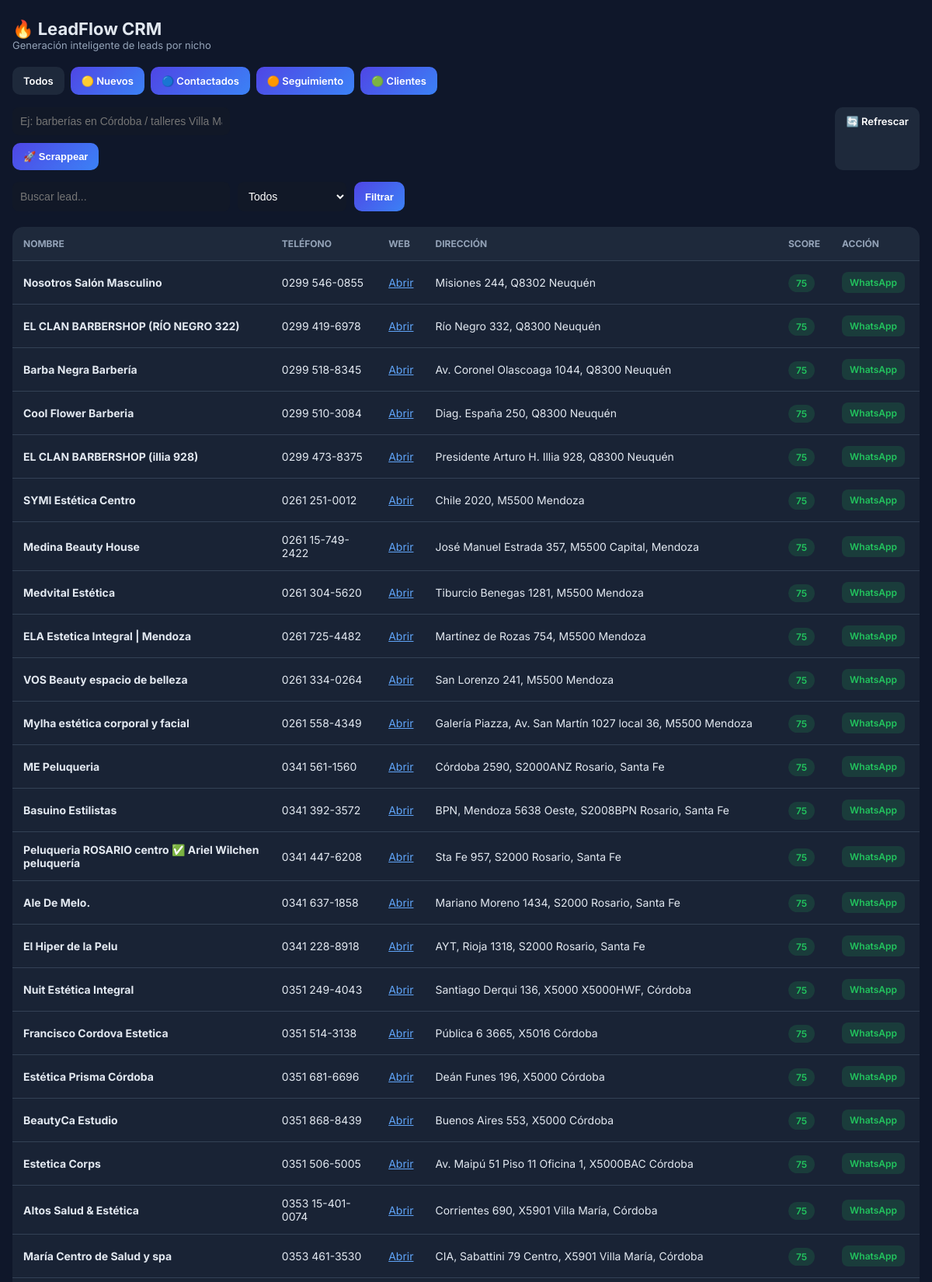
The page /leads/panel (upper part) on the database its author committed.
### tables this page shows
CREATE TABLE leads (
        id INTEGER PRIMARY KEY AUTOINCREMENT,
        nombre TEXT,
        empresa TEXT,
        telefono TEXT,
        email TEXT,
        web TEXT,
        direccion TEXT,
        score INTEGER DEFAULT 0,
        contacted INTEGER DEFAULT 0,
        last_contact TEXT,
        status TEXT DEFAULT 'new'
    );

### app/routes.py (the view)
@leads_bp.route("/panel", methods=["GET"])
def panel():
    status = request.args.get("status")
    search = request.args.get("search", "").lower()
    min_score = request.args.get("min_score")
    if status:
        leads = get_leads_by_status(status)
    else:
        leads = get_all_leads()
    if search:
        leads = [l for l in leads if search in (l["nombre"] or "").lower()]
    if min_score:
        leads = [l for l in leads if l["score"] >= int(min_score)]
    return render_template("panel.html", leads=leads)

### app/database.py (called while the page is built)
def get_connection():
    conn = sqlite3.connect(DB_NAME)
    conn.row_factory = sqlite3.Row
    return conn

### app/services/lead_service.py (called while the page is built)
def get_all_leads():
    conn = get_connection()
    cursor = conn.cursor()
    cursor.execute("""
        SELECT * FROM leads
        ORDER BY score DESC, id DESC
    """)
    rows = cursor.fetchall()
    conn.close()
    return [dict(row) for row in rows]

### app/templates/panel.html (shortened to what this page needs)
<!DOCTYPE html>
<html lang="es">
<head>
</head>
<body>
<div class="container">
    <div class="header">
        <div>
            <div class="title">🔥 LeadFlow CRM</div>
            <div class="subtitle">Generación inteligente de leads por nicho</div>
        </div>
    </div>
    <div class="pipeline">
        <a href="/leads/panel"><span class="btn btn-secondary">Todos</span></a>
        <a href="/leads/panel?status=new"><span class="btn">🟡 Nuevos</span></a>
        <a href="/leads/panel?status=contacted"><span class="btn">🔵 Contactados</span></a>
        <a href="/leads/panel?status=follow_up"><span class="btn">🟠 Seguimiento</span></a>
        <a href="/leads/panel?status=client"><span class="btn">🟢 Clientes</span></a>
    </div>
    <div class="topbar">
        <form action="/leads/scrape-ui" method="post" class="left">
            <input
                type="text"
                name="query"
                placeholder="Ej: barberías en Córdoba / talleres Villa María"
                required
            >
            <button class="btn">🚀 Scrappear</button>
        </form>
        <a href="/leads/panel" class="btn btn-secondary">🔄 Refrescar</a>
    </div>
    <form method="GET" action="/leads/panel" style="margin-bottom:20px; display:flex; gap:10px; flex-wrap:wrap;">
        <input type="text" name="search" placeholder="Buscar lead...">
        <select name="min_score">
            <option value="">Todos</option>
        </select>
        <button class="btn" type="submit">Filtrar</button>
    </form>
    <div class="table-wrapper">
        <table class="table">
            <thead>
                <tr>
                    <th>Nombre</th>
                    <th>Teléfono</th>
                    <th>Web</th>
                    <th>Dirección</th>
                    <th>Score</th>
                    <th>Acción</th>
                </tr>
            </thead>
            <tbody>
            {% for lead in leads %}
            <tr>
                <td><strong>{{ lead.nombre }}</strong></td>
                <td>{{ lead.telefono }}</td>
                <td>
                    {% if lead.web %}
                        <a href="{{ lead.web }}" target="_blank">Abrir</a>
                    {% else %}
                        —
                    {% endif %}
                </td>
                <td>{{ lead.direccion }}</td>
                <td>
                    {% if lead.score >= 70 %}
                        <span class="badge high">{{ lead.score }}</span>
                    {% elif lead.score >= 40 %}
                        <span class="badge mid">{{ lead.score }}</span>
                    {% else %}
                        <span class="badge low">{{ lead.score }}</span>
                    {% endif %}
                </td>
                <td>
                    {% if lead.telefono %}
                        <a class="action-btn wa"
                           href="https://wa.me/54{{ lead.telefono | replace(' ', '') | replace('-', '') }}"
                           target="_blank">
                           WhatsApp
                        </a>
                    {% endif %}
                </td>
            </tr>
            {% endfor %}
            </tbody>
        </table>
    </div>
</div>
</body>
</html>

### app/templates/panel.html (style rules this page uses)
* { box-sizing: border-box; }
body { margin: 0; font-family: 'Inter', sans-serif; background: #0f172a; color: #e2e8f0; }
.container { max-width: 1200px; margin: auto; padding: 24px 16px; }
.header { display: flex; justify-content: space-between; align-items: flex-start; gap: 10px; margin-bottom: 20px; flex-wrap: wrap; }
.title { font-size: 22px; font-weight: 700; }
.subtitle { font-size: 13px; color: #94a3b8; }
.btn { background: linear-gradient(135deg, #4f46e5, #3b82f6); border: none; padding: 10px 14px; color: white; border-radius: 10px; cursor: pointer; font-weight: 600; text-decoration: none; display: inline-block; font-size: 13px; }
.btn-secondary { background: #1e293b; }
.pipeline { display: flex; gap: 8px; margin-bottom: 16px; flex-wrap: wrap; }
.topbar { display: flex; justify-content: space-between; margin-bottom: 15px; gap: 10px; flex-wrap: wrap; }
.left { display: flex; gap: 10px; align-items: center; flex-wrap: wrap; }
input, select { padding: 10px; border-radius: 8px; border: none; background: #111827; color: white; outline: none; font-size: 14px; }
input { width: 100%; max-width: 280px; }
select { width: 140px; }
.table-wrapper { width: 100%; overflow-x: auto; border-radius: 14px; }
.table { width: 100%; min-width: 800px; border-collapse: collapse; background: rgba(30, 41, 59, 0.7); border-radius: 14px; overflow: hidden; }
thead { background: #1e293b; }
th { text-align: left; padding: 14px; font-size: 12px; color: #94a3b8; text-transform: uppercase; }
td { padding: 14px; border-top: 1px solid #334155; font-size: 14px; }
a { color: #60a5fa; }
.badge { padding: 4px 10px; border-radius: 999px; font-size: 12px; font-weight: 600; }
.high { background: rgba(34, 197, 94, 0.15); color: #22c55e; }
.action-btn { padding: 6px 10px; border-radius: 8px; font-size: 12px; font-weight: 600; margin-right: 5px; text-decoration: none; display: inline-block; }
.wa { background: rgba(34, 197, 94, 0.15); color: #22c55e; }

### rows shown on the page
leads: nombre "Nosotros Salón Masculino", telefono "0299 546-0855", direccion "Misiones 244, Q8302 Neuquén", score "75"
leads: nombre "EL CLAN BARBERSHOP (RÍO NEGRO 322)", telefono "0299 419-6978", direccion "Río Negro 332, Q8300 Neuquén", score "75"
leads: nombre "Barba Negra Barbería", telefono "0299 518-8345", direccion "Av. Coronel Olascoaga 1044, Q8300 Neuquén", score "75"
leads: nombre "Cool Flower Barberia", telefono "0299 510-3084", direccion "Diag. España 250, Q8300 Neuquén", score "75"
leads: nombre "EL CLAN BARBERSHOP (illia 928)", telefono "0299 473-8375", direccion "Presidente Arturo H. Illia 928, Q8300 Neuquén", score "75"
leads: nombre "SYMI Estética Centro", telefono "0261 251-0012", direccion "Chile 2020, M5500 Mendoza", score "75"
leads: nombre "Medina Beauty House", telefono "0261 15-749-2422", direccion "José Manuel Estrada 357, M5500 Capital, Mendoza", score "75"
leads: nombre "Medvital Estética", telefono "0261 304-5620", direccion "Tiburcio Benegas 1281, M5500 Mendoza", score "75"
leads: nombre "ELA Estetica Integral | Mendoza", telefono "0261 725-4482", direccion "Martínez de Rozas 754, M5500 Mendoza", score "75"
leads: nombre "VOS Beauty espacio de belleza", telefono "0261 334-0264", direccion "San Lorenzo 241, M5500 Mendoza", score "75"
leads: nombre "Mylha estética corporal y facial", telefono "0261 558-4349", direccion "Galería Piazza, Av. San Martín 1027 local 36, M5500 Mendoza", score "75"
leads: nombre "ME Peluqueria", telefono "0341 561-1560", direccion "Córdoba 2590, S2000ANZ Rosario, Santa Fe", score "75"
leads: nombre "Basuino Estilistas", telefono "0341 392-3572", direccion "BPN, Mendoza 5638 Oeste, S2008BPN Rosario, Santa Fe", score "75"
leads: nombre "Peluqueria ROSARIO centro ✅ Ariel Wilchen peluquería", telefono "0341 447-6208", direccion "Sta Fe 957, S2000 Rosario, Santa Fe", score "75"
leads: nombre "Ale De Melo.", telefono "0341 637-1858", direccion "Mariano Moreno 1434, S2000 Rosario, Santa Fe", score "75"
leads: nombre "El Hiper de la Pelu", telefono "0341 228-8918", direccion "AYT, Rioja 1318, S2000 Rosario, Santa Fe", score "75"
leads: nombre "Nuit Estética Integral", telefono "0351 249-4043", direccion "Santiago Derqui 136, X5000 X5000HWF, Córdoba", score "75"
leads: nombre "Francisco Cordova Estetica", telefono "0351 514-3138", direccion "Pública 6 3665, X5016 Córdoba", score "75"
leads: nombre "Estética Prisma Córdoba", telefono "0351 681-6696", direccion "Deán Funes 196, X5000 Córdoba", score "75"
leads: nombre "BeautyCa Estudio", telefono "0351 868-8439", direccion "Buenos Aires 553, X5000 Córdoba", score "75"
leads: nombre "Estetica Corps", telefono "0351 506-5005", direccion "Av. Maipú 51 Piso 11 Oficina 1, X5000BAC Córdoba", score "75"
leads: nombre "Altos Salud & Estética", telefono "0353 15-401-0074", direccion "Corrientes 690, X5901 Villa María, Córdoba", score "75"
leads: nombre "María Centro de Salud y spa", telefono "0353 461-3530", direccion "CIA, Sabattini 79 Centro, X5901 Villa María, Córdoba", score "75"
